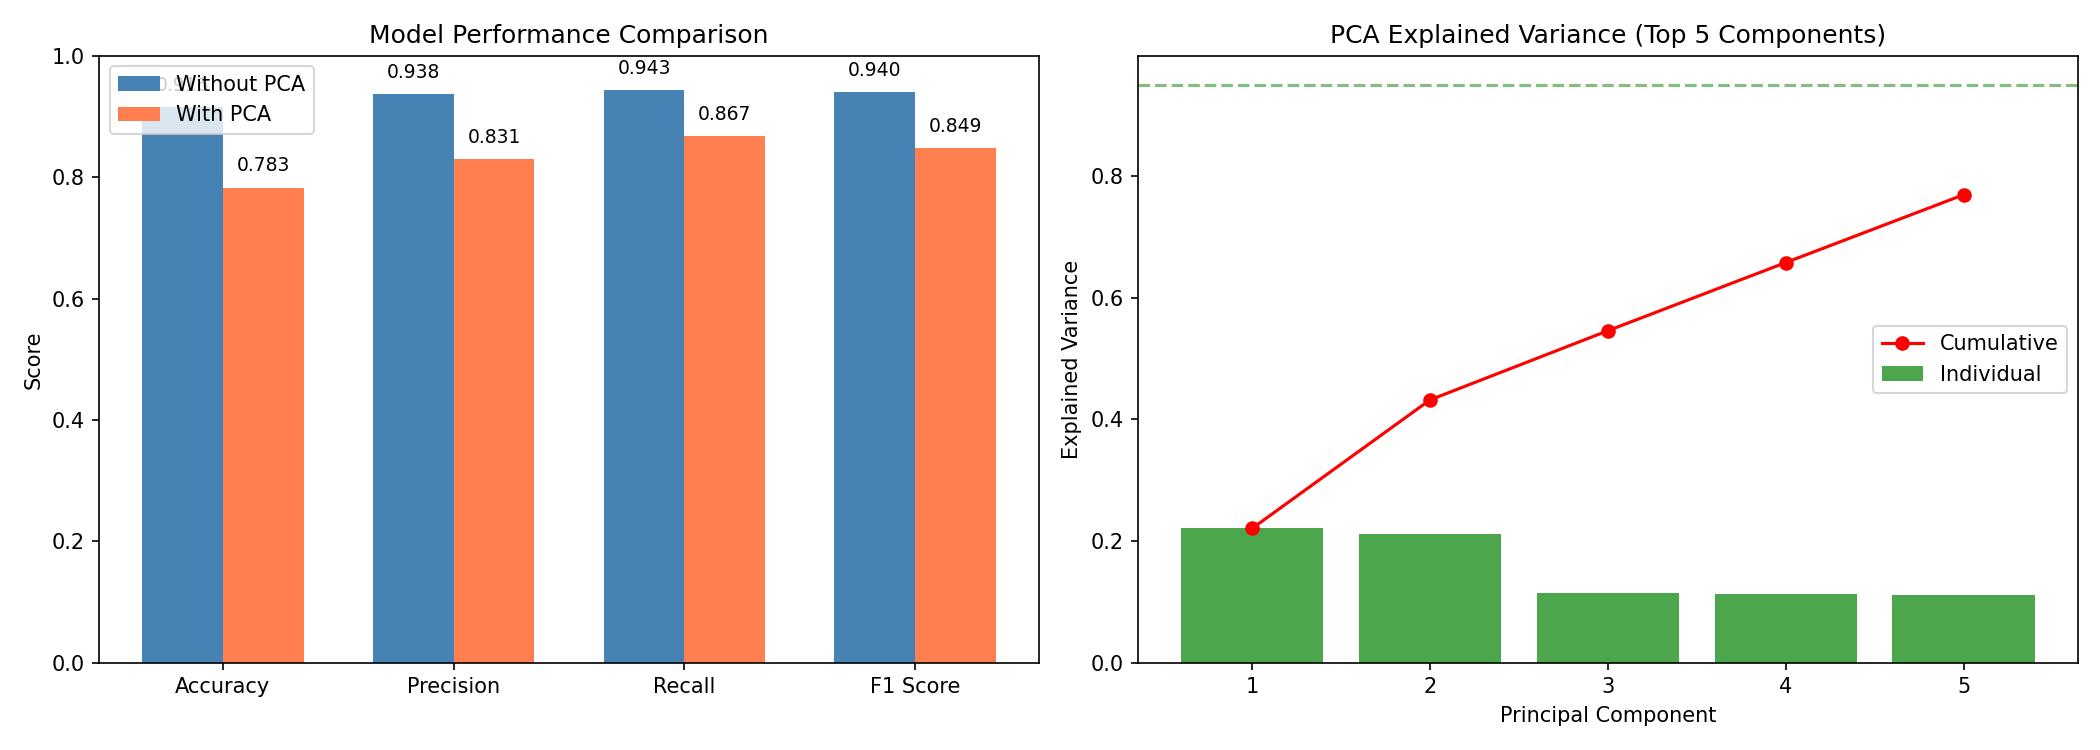

Source code (Python):
import pandas as pd
import numpy as np
from sklearn.preprocessing import StandardScaler
from sklearn.decomposition import PCA
from sklearn.model_selection import train_test_split
from sklearn.metrics import accuracy_score, precision_score, recall_score, f1_score, confusion_matrix, classification_report
from xgboost import XGBClassifier
import matplotlib.pyplot as plt
import os
from docx import Document
from docx.shared import Inches, Pt
from docx.enum.text import WD_ALIGN_PARAGRAPH

# Paths
data_path = "C:/Users/bishal/Desktop/Sleep-Quality-Analyzer-main/dataset/sleep_dataset_balanced_influence.csv"
output_dir = "C:/Users/bishal/Desktop/Sleep-Quality-Analyzer-main/test_new"

# Load dataset
df = pd.read_csv(data_path)
print("Dataset shape:", df.shape)

# Clean data
df_clean = df.dropna()
print(f"Clean dataset: {df_clean.shape}")

# Features and target
feature_cols = ['Sleep Duration', 'Stress Level', 'Physical Activity', 'Caffeine Intake',
                'Screen Time', 'SpO2 Before', 'SpO2 After', 'Heart Rate Before', 'Heart Rate After']
target_col = 'Sleep Quality'

X = df_clean[feature_cols]
y = df_clean[target_col]

# Convert to binary classification (Good: >=5, Poor: <5)
y_binary = (y >= 5).astype(int)
print(f"Target distribution: {np.bincount(y_binary)}")

# Split data
X_train, X_test, y_train, y_test = train_test_split(X, y_binary, test_size=0.2, random_state=42, stratify=y_binary)
print(f"Train: {X_train.shape}, Test: {X_test.shape}")

# =====================================================
# MODEL 1: WITHOUT PCA
# =====================================================
print("\n" + "="*60)
print("TRAINING XGBOOST WITHOUT PCA")
print("="*60)

scaler = StandardScaler()
X_train_scaled = scaler.fit_transform(X_train)
X_test_scaled = scaler.transform(X_test)

model_no_pca = XGBClassifier(
    n_estimators=100,
    max_depth=6,
    learning_rate=0.1,
    random_state=42,
    use_label_encoder=False,
    eval_metric='logloss'
)

model_no_pca.fit(X_train_scaled, y_train)
y_pred_no_pca = model_no_pca.predict(X_test_scaled)

# Metrics without PCA
metrics_no_pca = {
    'Accuracy': accuracy_score(y_test, y_pred_no_pca),
    'Precision': precision_score(y_test, y_pred_no_pca),
    'Recall': recall_score(y_test, y_pred_no_pca),
    'F1 Score': f1_score(y_test, y_pred_no_pca)
}

print("\nWithout PCA:")
for metric, value in metrics_no_pca.items():
    print(f"  {metric}: {value:.4f}")

print("\nClassification Report:")
print(classification_report(y_test, y_pred_no_pca))

# Confusion matrix
cm_no_pca = confusion_matrix(y_test, y_pred_no_pca)
print("Confusion Matrix:")
print(cm_no_pca)

# =====================================================
# MODEL 2: WITH PCA (using top 5 components - 77% variance)
# =====================================================
print("\n" + "="*60)
print("TRAINING XGBOOST WITH PCA")
print("="*60)

# Scale first
X_train_scaled_all = scaler.fit_transform(X_train)
X_test_scaled_all = scaler.transform(X_test)

# PCA with 5 components (captures ~77% variance)
pca = PCA(n_components=5)
X_train_pca = pca.fit_transform(X_train_scaled_all)
X_test_pca = pca.transform(X_test_scaled_all)

print(f"PCA components: {pca.n_components_}")
print(f"Explained variance: {sum(pca.explained_variance_ratio_)*100:.2f}%")

model_with_pca = XGBClassifier(
    n_estimators=100,
    max_depth=6,
    learning_rate=0.1,
    random_state=42,
    use_label_encoder=False,
    eval_metric='logloss'
)

model_with_pca.fit(X_train_pca, y_train)
y_pred_pca = model_with_pca.predict(X_test_pca)

# Metrics with PCA
metrics_pca = {
    'Accuracy': accuracy_score(y_test, y_pred_pca),
    'Precision': precision_score(y_test, y_pred_pca),
    'Recall': recall_score(y_test, y_pred_pca),
    'F1 Score': f1_score(y_test, y_pred_pca)
}

print("\nWith PCA (5 components):")
for metric, value in metrics_pca.items():
    print(f"  {metric}: {value:.4f}")

print("\nClassification Report:")
print(classification_report(y_test, y_pred_pca))

# Confusion matrix
cm_pca = confusion_matrix(y_test, y_pred_pca)
print("Confusion Matrix:")
print(cm_pca)

# =====================================================
# CREATE VISUALIZATIONS
# =====================================================
fig, axes = plt.subplots(1, 2, figsize=(14, 5))

# Plot 1: Metrics comparison
metrics_names = list(metrics_no_pca.keys())
x = np.arange(len(metrics_names))
width = 0.35

bars1 = axes[0].bar(x - width/2, list(metrics_no_pca.values()), width, label='Without PCA', color='steelblue')
bars2 = axes[0].bar(x + width/2, list(metrics_pca.values()), width, label='With PCA', color='coral')

axes[0].set_ylabel('Score')
axes[0].set_title('Model Performance Comparison')
axes[0].set_xticks(x)
axes[0].set_xticklabels(metrics_names)
axes[0].legend()
axes[0].set_ylim(0, 1)

for bar in bars1:
    axes[0].text(bar.get_x() + bar.get_width()/2, bar.get_height() + 0.02, f'{bar.get_height():.3f}', ha='center', va='bottom', fontsize=9)
for bar in bars2:
    axes[0].text(bar.get_x() + bar.get_width()/2, bar.get_height() + 0.02, f'{bar.get_height():.3f}', ha='center', va='bottom', fontsize=9)

# Plot 2: Explained variance
axes[1].bar(range(1, 6), pca.explained_variance_ratio_, alpha=0.7, color='green', label='Individual')
axes[1].plot(range(1, 6), np.cumsum(pca.explained_variance_ratio_), 'ro-', label='Cumulative')
axes[1].axhline(y=0.95, color='g', linestyle='--', alpha=0.5)
axes[1].set_xlabel('Principal Component')
axes[1].set_ylabel('Explained Variance')
axes[1].set_title('PCA Explained Variance (Top 5 Components)')
axes[1].legend()
axes[1].set_xticks(range(1, 6))

plt.tight_layout()
plt.savefig(os.path.join(output_dir, "model_comparison.png"), dpi=150)
print(f"\nVisualization saved to: {os.path.join(output_dir, 'model_comparison.png')}")

# =====================================================
# CREATE WORD DOCUMENT REPORT
# =====================================================
doc = Document()

# Title
title = doc.add_heading('Sleep Quality Analysis: XGBoost Model Comparison Report', 0)
title.alignment = WD_ALIGN_PARAGRAPH.CENTER

# Introduction
doc.add_heading('1. Introduction', level=1)
doc.add_paragraph(
    'This report compares the performance of XGBoost classifiers trained on sleep quality data '
    'with and without Principal Component Analysis (PCA) dimensionality reduction. The dataset '
    'contains various physiological and lifestyle factors that influence sleep quality.'
)

# Dataset Description
doc.add_heading('2. Dataset Description', level=1)
doc.add_paragraph(f'Original dataset shape: {df.shape[0]} rows, {df.shape[1]} columns')
doc.add_paragraph(f'After removing missing values: {df_clean.shape[0]} rows')
doc.add_paragraph(f'Features used: {len(feature_cols)}')
doc.add_paragraph(f'Features: {", ".join(feature_cols)}')

doc.add_paragraph('\nTarget variable: Sleep Quality (converted to binary: Good >= 5, Poor < 5)')
doc.add_paragraph(f'Class distribution: Good: {sum(y_binary)}, Poor: {len(y_binary) - sum(y_binary)}')

doc.add_paragraph(f'\nTrain/Test split: 80%/20% (Train: {X_train.shape[0]}, Test: {X_test.shape[0]})')

# PCA Description
doc.add_heading('3. PCA Analysis', level=1)
doc.add_paragraph(f'PCA was applied with {pca.n_components_} components.')
doc.add_paragraph(f'Total explained variance: {sum(pca.explained_variance_ratio_)*100:.2f}%')
doc.add_paragraph('Individual component variances:')
for i, var in enumerate(pca.explained_variance_ratio_):
    doc.add_paragraph(f'  PC{i+1}: {var*100:.2f}%', style='List Bullet')

# Results
doc.add_heading('4. Model Performance Results', level=1)

# Table: Metrics Comparison
table = doc.add_table(rows=5, cols=3)
table.style = 'Table Grid'

# Header
header_cells = table.rows[0].cells
header_cells[0].text = 'Metric'
header_cells[1].text = 'Without PCA'
header_cells[2].text = 'With PCA'

metrics_list = ['Accuracy', 'Precision', 'Recall', 'F1 Score']
for i, metric in enumerate(metrics_list):
    row_cells = table.rows[i+1].cells
    row_cells[0].text = metric
    row_cells[1].text = f'{metrics_no_pca[metric]:.4f}'
    row_cells[2].text = f'{metrics_pca[metric]:.4f}'

doc.add_paragraph()

# Without PCA Details
doc.add_heading('4.1 Without PCA Model', level=2)
doc.add_paragraph('This model uses all 9 original features without any dimensionality reduction.')
for metric, value in metrics_no_pca.items():
    doc.add_paragraph(f'{metric}: {value:.4f}', style='List Bullet')

doc.add_paragraph('\nConfusion Matrix (Without PCA):')
cm_text_no_pca = f'TN={cm_no_pca[0,0]}, FP={cm_no_pca[0,1]}, FN={cm_no_pca[1,0]}, TP={cm_no_pca[1,1]}'
doc.add_paragraph(cm_text_no_pca)

# With PCA Details
doc.add_heading('4.2 With PCA Model', level=2)
doc.add_paragraph(f'This model uses {pca.n_components_} principal components capturing {sum(pca.explained_variance_ratio_)*100:.2f}% of variance.')
for metric, value in metrics_pca.items():
    doc.add_paragraph(f'{metric}: {value:.4f}', style='List Bullet')

doc.add_paragraph('\nConfusion Matrix (With PCA):')
cm_text_pca = f'TN={cm_pca[0,0]}, FP={cm_pca[0,1]}, FN={cm_pca[1,0]}, TP={cm_pca[1,1]}'
doc.add_paragraph(cm_text_pca)

# Analysis
doc.add_heading('5. Analysis & Conclusion', level=1)

accuracy_diff = metrics_no_pca['Accuracy'] - metrics_pca['Accuracy']
doc.add_paragraph(f'Difference in Accuracy (Without PCA - With PCA): {accuracy_diff:.4f}')

if metrics_no_pca['Accuracy'] > metrics_pca['Accuracy']:
    doc.add_paragraph(
        f'The model WITHOUT PCA performs slightly better with {metrics_no_pca["Accuracy"]*100:.2f}% accuracy. '
        'This suggests that all original features contain valuable information for predicting sleep quality.'
    )
else:
    doc.add_paragraph(
        f'The model WITH PCA performs slightly better with {metrics_pca["Accuracy"]*100:.2f}% accuracy. '
        'This suggests that dimensionality reduction helped remove noise and improved generalization.'
    )

doc.add_paragraph(
    '\nPCA reduced the feature space from 9 dimensions to 5 dimensions while retaining '
    f'{sum(pca.explained_variance_ratio_)*100:.2f}% of the variance. This can be beneficial for:')
doc.add_paragraph('  - Faster model training', style='List Bullet')
doc.add_paragraph('  - Reduced overfitting', style='List Bullet')
doc.add_paragraph('  - Better generalization to new data', style='List Bullet')

# Add visualization
doc.add_heading('6. Visualizations', level=1)
doc.add_picture(os.path.join(output_dir, "model_comparison.png"), width=Inches(6))

# Save document
doc.save(os.path.join(output_dir, "model_comparison_report.docx"))
print(f"\nWord document saved to: {os.path.join(output_dir, 'model_comparison_report.docx')}")

print("\n" + "="*60)
print("ANALYSIS COMPLETE!")
print("="*60)
